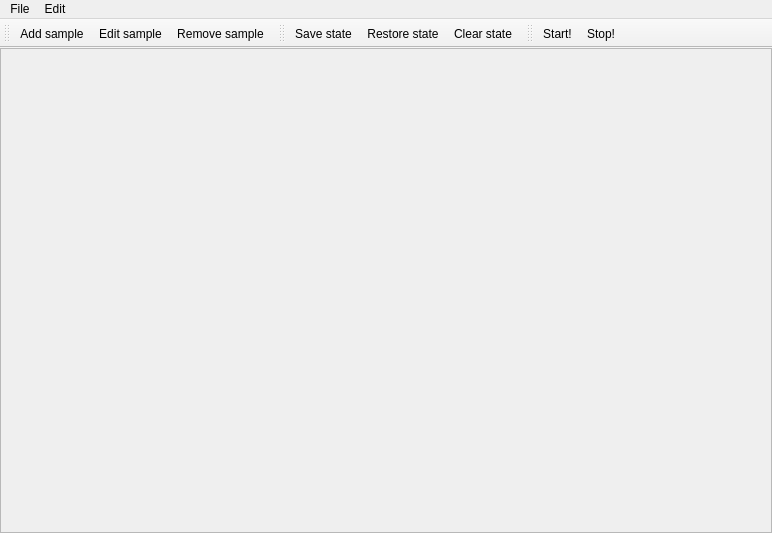
<?xml version="1.0" encoding="UTF-8"?>
<ui version="4.0">
 <class>SamplerWindow</class>
 <widget class="QMainWindow" name="SamplerWindow">
  <property name="geometry">
   <rect>
    <x>0</x>
    <y>0</y>
    <width>772</width>
    <height>533</height>
   </rect>
  </property>
  <property name="windowTitle">
   <string>Damn Sampler</string>
  </property>
  <widget class="QWidget" name="centralWidget">
   <layout class="QHBoxLayout" name="horizontalLayout">
    <property name="margin">
     <number>0</number>
    </property>
    <item>
     <widget class="QScrollArea" name="samplesArea">
      <property name="widgetResizable">
       <bool>true</bool>
      </property>
      <widget class="QWidget" name="scrollAreaWidgetContents">
       <property name="geometry">
        <rect>
         <x>0</x>
         <y>0</y>
         <width>768</width>
         <height>443</height>
        </rect>
       </property>
       <layout class="QHBoxLayout" name="horizontalLayout_2">
        <property name="margin">
         <number>0</number>
        </property>
        <item>
         <widget class="QWidget" name="samplesWidget" native="true">
          <layout class="QVBoxLayout" name="verticalLayout_2">
           <property name="margin">
            <number>0</number>
           </property>
          </layout>
         </widget>
        </item>
       </layout>
      </widget>
     </widget>
    </item>
   </layout>
  </widget>
  <widget class="QMenuBar" name="menuBar">
   <property name="geometry">
    <rect>
     <x>0</x>
     <y>0</y>
     <width>772</width>
     <height>18</height>
    </rect>
   </property>
   <widget class="QMenu" name="menuFile">
    <property name="title">
     <string>File</string>
    </property>
    <addaction name="actionSave_state"/>
    <addaction name="actionRestore_state"/>
    <addaction name="actionClear_state"/>
    <addaction name="actionExit"/>
   </widget>
   <widget class="QMenu" name="menuEdit">
    <property name="title">
     <string>Edit</string>
    </property>
    <addaction name="actionAdd_sample"/>
    <addaction name="actionEdit_sample"/>
    <addaction name="actionRemove_sample"/>
    <addaction name="separator"/>
    <addaction name="actionSettings"/>
   </widget>
   <addaction name="menuFile"/>
   <addaction name="menuEdit"/>
  </widget>
  <widget class="QToolBar" name="samplesBar">
   <property name="windowTitle">
    <string>Samples</string>
   </property>
   <property name="toolButtonStyle">
    <enum>Qt::ToolButtonTextBesideIcon</enum>
   </property>
   <attribute name="toolBarArea">
    <enum>TopToolBarArea</enum>
   </attribute>
   <attribute name="toolBarBreak">
    <bool>true</bool>
   </attribute>
   <addaction name="actionAdd_sample"/>
   <addaction name="actionEdit_sample"/>
   <addaction name="actionRemove_sample"/>
  </widget>
  <widget class="QToolBar" name="statesBar">
   <property name="windowTitle">
    <string>States</string>
   </property>
   <property name="toolButtonStyle">
    <enum>Qt::ToolButtonTextBesideIcon</enum>
   </property>
   <attribute name="toolBarArea">
    <enum>TopToolBarArea</enum>
   </attribute>
   <attribute name="toolBarBreak">
    <bool>false</bool>
   </attribute>
   <addaction name="actionSave_state"/>
   <addaction name="actionRestore_state"/>
   <addaction name="actionClear_state"/>
  </widget>
  <widget class="QToolBar" name="controlBar">
   <property name="windowTitle">
    <string>Start-Stop</string>
   </property>
   <property name="toolButtonStyle">
    <enum>Qt::ToolButtonTextBesideIcon</enum>
   </property>
   <attribute name="toolBarArea">
    <enum>TopToolBarArea</enum>
   </attribute>
   <attribute name="toolBarBreak">
    <bool>false</bool>
   </attribute>
   <addaction name="actionStart"/>
   <addaction name="actionStop"/>
  </widget>
  <action name="actionAdd_sample">
   <property name="icon">
    <iconset resource="images.qrc">
     <normaloff>:/add.png</normaloff>:/add.png</iconset>
   </property>
   <property name="text">
    <string>Add sample</string>
   </property>
  </action>
  <action name="actionRemove_sample">
   <property name="icon">
    <iconset resource="images.qrc">
     <normaloff>:/remove.png</normaloff>:/remove.png</iconset>
   </property>
   <property name="text">
    <string>Remove sample</string>
   </property>
  </action>
  <action name="actionEdit_sample">
   <property name="icon">
    <iconset resource="images.qrc">
     <normaloff>:/edit.png</normaloff>:/edit.png</iconset>
   </property>
   <property name="text">
    <string>Edit sample</string>
   </property>
  </action>
  <action name="actionSave_state">
   <property name="icon">
    <iconset resource="images.qrc">
     <normaloff>:/save.png</normaloff>:/save.png</iconset>
   </property>
   <property name="text">
    <string>Save state</string>
   </property>
  </action>
  <action name="actionRestore_state">
   <property name="icon">
    <iconset resource="images.qrc">
     <normaloff>:/open.png</normaloff>:/open.png</iconset>
   </property>
   <property name="text">
    <string>Restore state</string>
   </property>
  </action>
  <action name="actionClear_state">
   <property name="icon">
    <iconset resource="images.qrc">
     <normaloff>:/clear.png</normaloff>:/clear.png</iconset>
   </property>
   <property name="text">
    <string>Clear state</string>
   </property>
  </action>
  <action name="actionExit">
   <property name="text">
    <string>Exit</string>
   </property>
  </action>
  <action name="actionSettings">
   <property name="enabled">
    <bool>false</bool>
   </property>
   <property name="icon">
    <iconset resource="images.qrc">
     <normaloff>:/settings.png</normaloff>:/settings.png</iconset>
   </property>
   <property name="text">
    <string>Settings</string>
   </property>
  </action>
  <action name="actionStart">
   <property name="checkable">
    <bool>false</bool>
   </property>
   <property name="icon">
    <iconset resource="images.qrc">
     <normaloff>:/play.png</normaloff>:/play.png</iconset>
   </property>
   <property name="text">
    <string>Start!</string>
   </property>
   <property name="toolTip">
    <string>Start! [F5]</string>
   </property>
   <property name="shortcut">
    <string>F5</string>
   </property>
  </action>
  <action name="actionStop">
   <property name="icon">
    <iconset resource="images.qrc">
     <normaloff>:/stop.png</normaloff>:/stop.png</iconset>
   </property>
   <property name="text">
    <string>Stop!</string>
   </property>
   <property name="toolTip">
    <string>Stop! [ESC]</string>
   </property>
   <property name="shortcut">
    <string>Esc</string>
   </property>
  </action>
 </widget>
 <layoutdefault spacing="6" margin="11"/>
 <resources>
  <include location="images.qrc"/>
 </resources>
 <connections/>
</ui>
